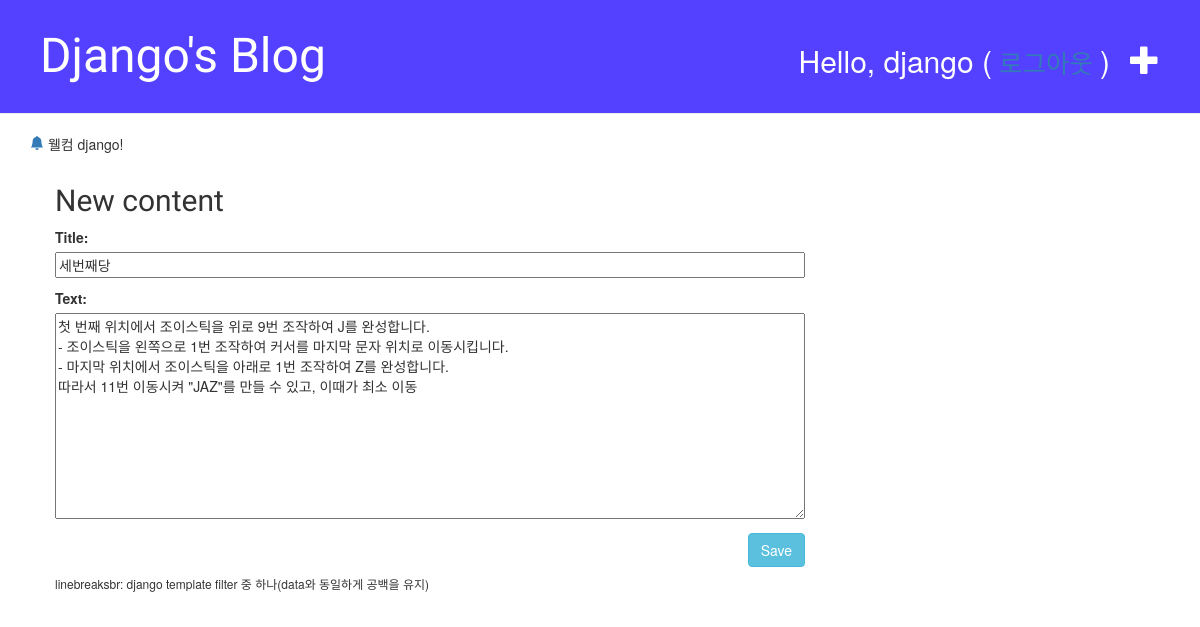
Page /post/3/edit/ (signed in) on the earlier database version.
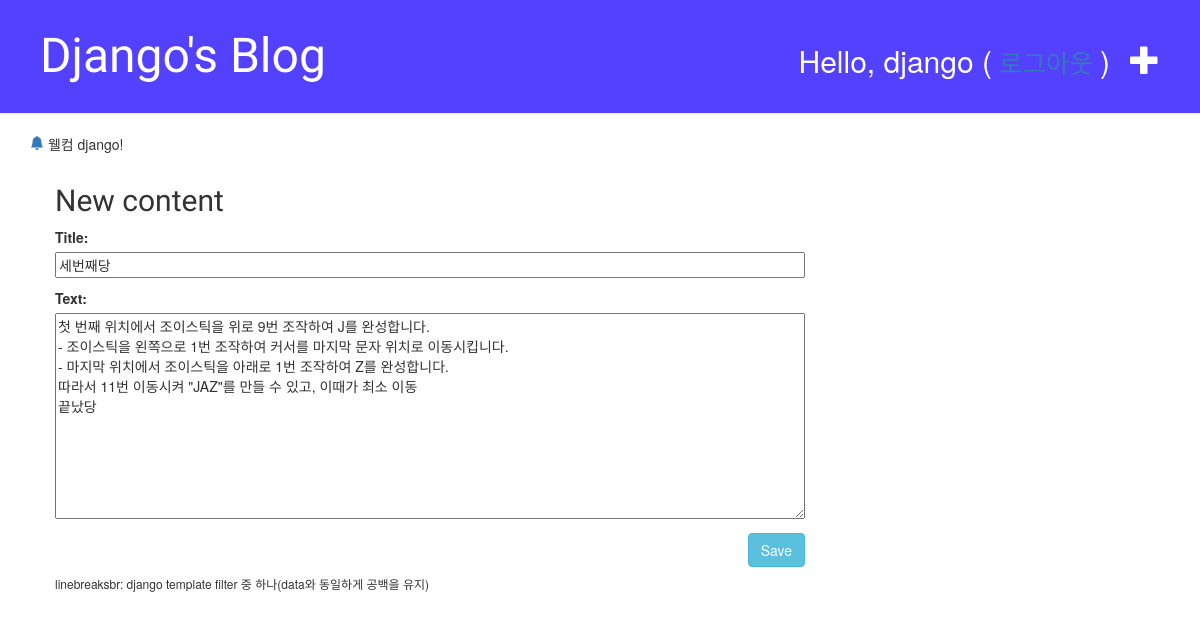
Same page on the later database version.
### blog/models.py (models this page shows, shortened)
class Post(models.Model):
    author = models.ForeignKey('auth.User', on_delete=models.CASCADE)
    title = models.CharField(max_length=200, validators=[min_length_3_validator]) # 유효성검사 함수
    text = models.TextField()
    created_date = models.DateTimeField(default=timezone.now)
    published_date = models.DateTimeField(blank=True, null=True)

### blog/views.py (the view)
# urls.py: path('post/<int:pk>/edit/', views.post_edit, name='post_edit'),
@login_required
def post_edit(request, pk):
    post = get_object_or_404(Post, pk=pk) # DB에서 pk에 매칭되는 Post 객체를 가져온다.
    if request.method == 'POST':
        form = PostModelForm(request.POST, instance=post)
        if form.is_valid():
            post = form.save(commit=False)
            post.author = request.user
            post.published_date = timezone.now()
            post.save()
            return redirect('post_detail', pk=post.pk)
    else:
        form = PostModelForm(instance=post)
    return render(request, 'blog/post_edit.html', {'form': form})

### blog/forms.py
class PostModelForm(forms.ModelForm):
    class Meta:
        model = Post
        fields = ('title', 'text',) # tuple

### blog/templates/blog/post_edit.html (shortened to what this page needs)
{% extends 'blog/base.html' %}
{% block content %}
    <h2>New content</h2>
    <form method="POST" class="post-form">
        {{ form.as_p }}
        <button type="submit" class="save btn btn-info">Save</button>
    </form>
{% endblock %}

Differences in the rows shown:
changed Post "세번째당": text "첫 번째 위치에서 조이스틱을 위로 9번 조작하여 J를 완성합니다. - 조이스틱을 왼쪽으로 1번 조작하여 커서를 마지막 문자 위치로 이동시킵니다. - 마지막 위치에서 조이스틱을 아래로 1번 조작하여 Z를 완성합니다. 따라서 11번 이동시켜 \"JAZ\"를 만들 수 있고, 이때가 최소 이동" → "…있고, 이때가 최소 이동 끝났당"
